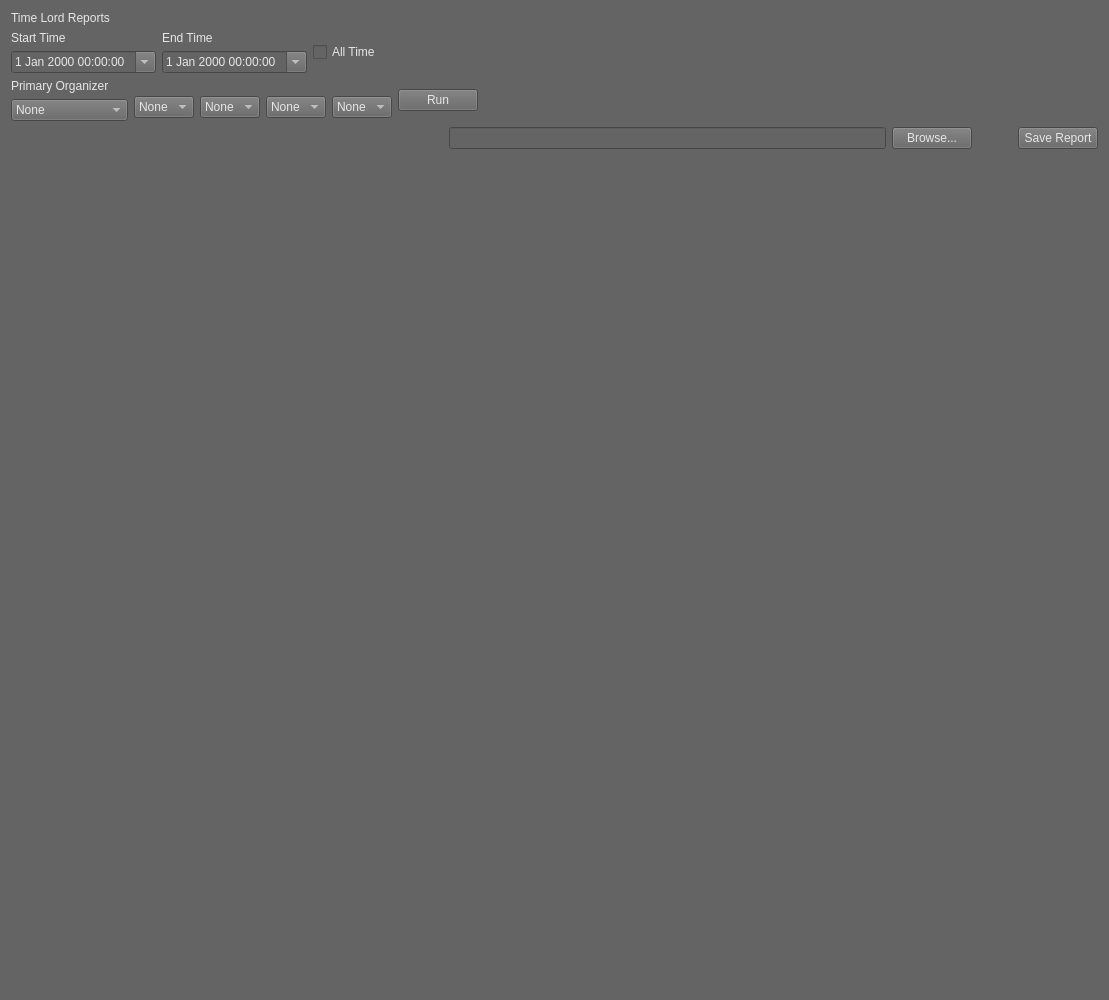
<?xml version="1.0" encoding="UTF-8"?>
<ui version="4.0">
 <class>Time_Lord_Reports</class>
 <widget class="QWidget" name="Time_Lord_Reports">
  <property name="geometry">
   <rect>
    <x>0</x>
    <y>0</y>
    <width>1109</width>
    <height>1000</height>
   </rect>
  </property>
  <property name="windowTitle">
   <string>Time Lord Reports</string>
  </property>
  <property name="styleSheet">
   <string notr="true">background-color: rgb(100, 100, 100);
alternate-background-color: rgb(120, 120, 120);
color: rgb(230, 230, 230);</string>
  </property>
  <layout class="QVBoxLayout" name="verticalLayout_8">
   <item>
    <widget class="QLabel" name="Title">
     <property name="styleSheet">
      <string notr="true">font: 16pt &quot;MS Shell Dlg 2&quot;;</string>
     </property>
     <property name="text">
      <string>Time Lord Reports</string>
     </property>
    </widget>
   </item>
   <item>
    <layout class="QHBoxLayout" name="horizontalLayout_2">
     <item>
      <layout class="QVBoxLayout" name="verticalLayout">
       <item>
        <widget class="QLabel" name="start_time_label">
         <property name="text">
          <string>Start Time</string>
         </property>
        </widget>
       </item>
       <item>
        <widget class="QDateTimeEdit" name="start_time">
         <property name="calendarPopup">
          <bool>true</bool>
         </property>
        </widget>
       </item>
      </layout>
     </item>
     <item>
      <layout class="QVBoxLayout" name="verticalLayout_2">
       <item>
        <widget class="QLabel" name="label">
         <property name="text">
          <string>End Time</string>
         </property>
        </widget>
       </item>
       <item>
        <widget class="QDateTimeEdit" name="end_time">
         <property name="calendarPopup">
          <bool>true</bool>
         </property>
        </widget>
       </item>
      </layout>
     </item>
     <item>
      <widget class="QCheckBox" name="all_time">
       <property name="text">
        <string>All Time</string>
       </property>
      </widget>
     </item>
     <item>
      <spacer name="horizontalSpacer">
       <property name="orientation">
        <enum>Qt::Horizontal</enum>
       </property>
       <property name="sizeHint" stdset="0">
        <size>
         <width>40</width>
         <height>20</height>
        </size>
       </property>
      </spacer>
     </item>
    </layout>
   </item>
   <item>
    <layout class="QHBoxLayout" name="horizontalLayout">
     <item>
      <layout class="QVBoxLayout" name="verticalLayout_3">
       <item>
        <widget class="QLabel" name="primary_org_label">
         <property name="text">
          <string>Primary Organizer</string>
         </property>
        </widget>
       </item>
       <item>
        <widget class="QComboBox" name="primary_org">
         <item>
          <property name="text">
           <string>None</string>
          </property>
         </item>
         <item>
          <property name="text">
           <string>Projects</string>
          </property>
         </item>
         <item>
          <property name="text">
           <string>Artists</string>
          </property>
         </item>
         <item>
          <property name="text">
           <string>Tasks</string>
          </property>
         </item>
         <item>
          <property name="text">
           <string>All Entities</string>
          </property>
         </item>
         <item>
          <property name="text">
           <string>Entities (Assets)</string>
          </property>
         </item>
         <item>
          <property name="text">
           <string>Entities (Shots)</string>
          </property>
         </item>
        </widget>
       </item>
      </layout>
     </item>
     <item>
      <layout class="QVBoxLayout" name="verticalLayout_4">
       <item>
        <spacer name="verticalSpacer">
         <property name="orientation">
          <enum>Qt::Vertical</enum>
         </property>
         <property name="sizeType">
          <enum>QSizePolicy::Maximum</enum>
         </property>
         <property name="sizeHint" stdset="0">
          <size>
           <width>5</width>
           <height>15</height>
          </size>
         </property>
        </spacer>
       </item>
       <item>
        <widget class="QComboBox" name="secondary_org">
         <item>
          <property name="text">
           <string>None</string>
          </property>
         </item>
        </widget>
       </item>
      </layout>
     </item>
     <item>
      <layout class="QVBoxLayout" name="verticalLayout_5">
       <item>
        <spacer name="verticalSpacer_2">
         <property name="orientation">
          <enum>Qt::Vertical</enum>
         </property>
         <property name="sizeType">
          <enum>QSizePolicy::Maximum</enum>
         </property>
         <property name="sizeHint" stdset="0">
          <size>
           <width>5</width>
           <height>15</height>
          </size>
         </property>
        </spacer>
       </item>
       <item>
        <widget class="QComboBox" name="trinary_org">
         <item>
          <property name="text">
           <string>None</string>
          </property>
         </item>
        </widget>
       </item>
      </layout>
     </item>
     <item>
      <layout class="QVBoxLayout" name="verticalLayout_6">
       <item>
        <spacer name="verticalSpacer_3">
         <property name="orientation">
          <enum>Qt::Vertical</enum>
         </property>
         <property name="sizeType">
          <enum>QSizePolicy::Maximum</enum>
         </property>
         <property name="sizeHint" stdset="0">
          <size>
           <width>5</width>
           <height>15</height>
          </size>
         </property>
        </spacer>
       </item>
       <item>
        <widget class="QComboBox" name="quaternary_org">
         <item>
          <property name="text">
           <string>None</string>
          </property>
         </item>
        </widget>
       </item>
      </layout>
     </item>
     <item>
      <layout class="QVBoxLayout" name="verticalLayout_7">
       <item>
        <spacer name="verticalSpacer_4">
         <property name="orientation">
          <enum>Qt::Vertical</enum>
         </property>
         <property name="sizeType">
          <enum>QSizePolicy::Maximum</enum>
         </property>
         <property name="sizeHint" stdset="0">
          <size>
           <width>5</width>
           <height>15</height>
          </size>
         </property>
        </spacer>
       </item>
       <item>
        <widget class="QComboBox" name="quinternary_org">
         <item>
          <property name="text">
           <string>None</string>
          </property>
         </item>
        </widget>
       </item>
      </layout>
     </item>
     <item>
      <widget class="QPushButton" name="run_btn">
       <property name="text">
        <string>Run</string>
       </property>
      </widget>
     </item>
     <item>
      <spacer name="horizontalSpacer_2">
       <property name="orientation">
        <enum>Qt::Horizontal</enum>
       </property>
       <property name="sizeHint" stdset="0">
        <size>
         <width>40</width>
         <height>20</height>
        </size>
       </property>
      </spacer>
     </item>
    </layout>
   </item>
   <item>
    <layout class="QHBoxLayout" name="horizontalLayout_3">
     <item>
      <spacer name="horizontalSpacer_3">
       <property name="orientation">
        <enum>Qt::Horizontal</enum>
       </property>
       <property name="sizeHint" stdset="0">
        <size>
         <width>40</width>
         <height>20</height>
        </size>
       </property>
      </spacer>
     </item>
     <item>
      <widget class="QLineEdit" name="output_path"/>
     </item>
     <item>
      <widget class="QPushButton" name="browse_btn">
       <property name="text">
        <string>Browse...</string>
       </property>
      </widget>
     </item>
     <item>
      <spacer name="horizontalSpacer_4">
       <property name="orientation">
        <enum>Qt::Horizontal</enum>
       </property>
       <property name="sizeType">
        <enum>QSizePolicy::Fixed</enum>
       </property>
       <property name="sizeHint" stdset="0">
        <size>
         <width>40</width>
         <height>20</height>
        </size>
       </property>
      </spacer>
     </item>
     <item>
      <widget class="QPushButton" name="save_report_btn">
       <property name="text">
        <string>Save Report</string>
       </property>
      </widget>
     </item>
    </layout>
   </item>
   <item>
    <widget class="QTreeWidget" name="data_tree">
     <property name="frameShape">
      <enum>QFrame::NoFrame</enum>
     </property>
     <property name="alternatingRowColors">
      <bool>true</bool>
     </property>
     <property name="sortingEnabled">
      <bool>true</bool>
     </property>
     <property name="animated">
      <bool>true</bool>
     </property>
     <property name="wordWrap">
      <bool>true</bool>
     </property>
     <property name="columnCount">
      <number>8</number>
     </property>
     <attribute name="headerVisible">
      <bool>false</bool>
     </attribute>
     <attribute name="headerCascadingSectionResizes">
      <bool>true</bool>
     </attribute>
     <attribute name="headerDefaultSectionSize">
      <number>120</number>
     </attribute>
     <attribute name="headerHighlightSections">
      <bool>false</bool>
     </attribute>
     <column>
      <property name="text">
       <string notr="true">1</string>
      </property>
     </column>
     <column>
      <property name="text">
       <string notr="true">2</string>
      </property>
     </column>
     <column>
      <property name="text">
       <string notr="true">3</string>
      </property>
     </column>
     <column>
      <property name="text">
       <string notr="true">4</string>
      </property>
     </column>
     <column>
      <property name="text">
       <string notr="true">5</string>
      </property>
     </column>
     <column>
      <property name="text">
       <string notr="true">6</string>
      </property>
     </column>
     <column>
      <property name="text">
       <string notr="true">7</string>
      </property>
     </column>
     <column>
      <property name="text">
       <string notr="true">8</string>
      </property>
     </column>
    </widget>
   </item>
  </layout>
 </widget>
 <resources/>
 <connections/>
</ui>
